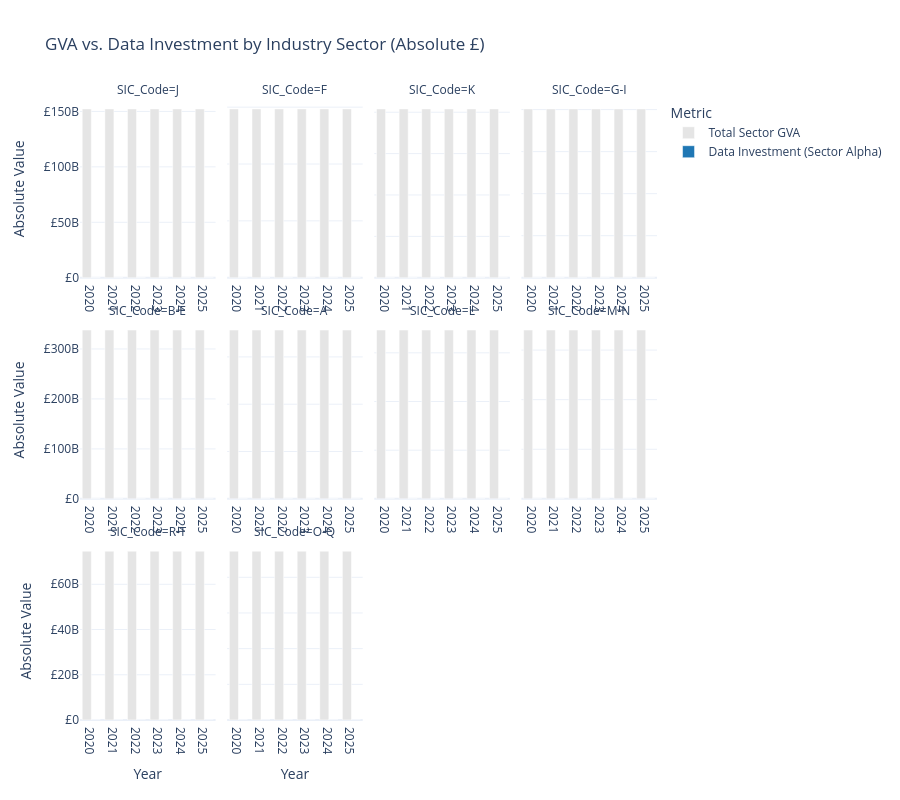

Notebook code cell kept with this figure:
### Code cell
# ==========================================
# CELL 6c: GVA vs. DATA INVESTMENT BY SECTOR
# ==========================================
if not pdf.empty:
    fig_sec_abs = px.bar(
        pdf, x="year_str", y=["GVA_basic_prices", "total_investment_sector"],
        facet_col="SIC_Code", facet_col_wrap=4, barmode="group",
        title="GVA vs. Data Investment by Industry Sector (Absolute £)",
        labels={'value': 'Absolute Value', 'variable': 'Metric', 'year_str': 'Year'},
        template="plotly_white", height=800,
        color_discrete_map={"GVA_basic_prices": "#E5E5E5", "total_investment_sector": "#1f77b4"}
    )

    newnames = {'GVA_basic_prices': 'Total Sector GVA', 'total_investment_sector': 'Data Investment (Sector Alpha)'}
    fig_sec_abs.for_each_trace(lambda t: t.update(name = newnames[t.name],
                                                  legendgroup = newnames[t.name],
                                                  hovertemplate = t.hovertemplate.replace(t.name, newnames[t.name])))

    fig_sec_abs.update_yaxes(matches=None, tickprefix="£") 
    
    # THE FIX: This forces the years to render under every single subplot
    fig_sec_abs.update_xaxes(showticklabels=True) 
    
    fig_sec_abs.show()

### Figure 1 — Plotly figure (JSON) as saved in the notebook; plotly's stock layout.template omitted (floating-point values rounded to 4 significant figures)
{"data": [{"alignmentgroup": "True", "hovertemplate": "Metric=Total Sector GVA<br>SIC_Code=J<br>Year=%{x}<br>Absolute Value=%{y}<extra></extra>", "legendgroup": "Total Sector GVA", "marker": {"color": "#E5E5E5", "pattern": {"shape": ""}}, "name": "Total Sector GVA", "offsetgroup": "GVA_basic_prices", "orientation": "v", "showlegend": true, "textposition": "auto", "type": "bar", "x": ["2020", "2021", "2022", "2023", "2024", "2025"], "xaxis": "x9", "y": [152300000000.0, 152300000000.0, 152300000000.0, 152300000000.0, 152300000000.0, 152300000000.0], "yaxis": "y9"}, {"alignmentgroup": "True", "hovertemplate": "Metric=Total Sector GVA<br>SIC_Code=F<br>Year=%{x}<br>Absolute Value=%{y}<extra></extra>", "legendgroup": "Total Sector GVA", "marker": {"color": "#E5E5E5", "pattern": {"shape": ""}}, "name": "Total Sector GVA", "offsetgroup": "GVA_basic_prices", "orientation": "v", "showlegend": false, "textposition": "auto", "type": "bar", "x": ["2020", "2021", "2022", "2023", "2024", "2025"], "xaxis": "x10", "y": [148500000000.0, 148500000000.0, 148500000000.0, 148500000000.0, 148500000000.0, 148500000000.0], "yaxis": "y10"}, {"alignmentgroup": "True", "hovertemplate": "Metric=Total Sector GVA<br>SIC_Code=K<br>Year=%{x}<br>Absolute Value=%{y}<extra></extra>", "legendgroup": "Total Sector GVA", "marker": {"color": "#E5E5E5", "pattern": {"shape": ""}}, "name": "Total Sector GVA", "offsetgroup": "GVA_basic_prices", "orientation": "v", "showlegend": false, "textposition": "auto", "type": "bar", "x": ["2020", "2021", "2022", "2023", "2024", "2025"], "xaxis": "x11", "y": [204000000000.0, 204000000000.0, 204000000000.0, 204000000000.0, 204000000000.0, 204000000000.0], "yaxis": "y11"}, {"alignmentgroup": "True", "hovertemplate": "Metric=Total Sector GVA<br>SIC_Code=G-I<br>Year=%{x}<br>Absolute Value=%{y}<extra></extra>", "legendgroup": "Total Sector GVA", "marker": {"color": "#E5E5E5", "pattern": {"shape": ""}}, "name": "Total Sector GVA", "offsetgroup": "GVA_basic_prices", "orientation": "v", "showlegend": false, "textposition": "auto", "type": "bar", "x": ["2020", "2021", "2022", "2023", "2024", "2025"], "xaxis": "x12", "y": [401700000000.0, 401700000000.0, 401700000000.0, 401700000000.0, 401700000000.0, 401700000000.0], "yaxis": "y12"}, {"alignmentgroup": "True", "hovertemplate": "Metric=Total Sector GVA<br>SIC_Code=B-E<br>Year=%{x}<br>Absolute Value=%{y}<extra></extra>", "legendgroup": "Total Sector GVA", "marker": {"color": "#E5E5E5", "pattern": {"shape": ""}}, "name": "Total Sector GVA", "offsetgroup": "GVA_basic_prices", "orientation": "v", "showlegend": false, "textposition": "auto", "type": "bar", "x": ["2020", "2021", "2022", "2023", "2024", "2025"], "xaxis": "x5", "y": [337900000000.0, 337900000000.0, 337900000000.0, 337900000000.0, 337900000000.0, 337900000000.0], "yaxis": "y5"}, {"alignmentgroup": "True", "hovertemplate": "Metric=Total Sector GVA<br>SIC_Code=A<br>Year=%{x}<br>Absolute Value=%{y}<extra></extra>", "legendgroup": "Total Sector GVA", "marker": {"color": "#E5E5E5", "pattern": {"shape": ""}}, "name": "Total Sector GVA", "offsetgroup": "GVA_basic_prices", "orientation": "v", "showlegend": false, "textposition": "auto", "type": "bar", "x": ["2020", "2021", "2022", "2023", "2024", "2025"], "xaxis": "x6", "y": [17840000000.0, 17840000000.0, 17840000000.0, 17840000000.0, 17840000000.0, 17840000000.0], "yaxis": "y6"}, {"alignmentgroup": "True", "hovertemplate": "Metric=Total Sector GVA<br>SIC_Code=L<br>Year=%{x}<br>Absolute Value=%{y}<extra></extra>", "legendgroup": "Total Sector GVA", "marker": {"color": "#E5E5E5", "pattern": {"shape": ""}}, "name": "Total Sector GVA", "offsetgroup": "GVA_basic_prices", "orientation": "v", "showlegend": false, "textposition": "auto", "type": "bar", "x": ["2020", "2021", "2022", "2023", "2024", "2025"], "xaxis": "x7", "y": [346800000000.0, 346800000000.0, 346800000000.0, 346800000000.0, 346800000000.0, 346800000000.0], "yaxis": "y7"}, {"alignmentgroup": "True", "hovertemplate": "Metric=Total Sector GVA<br>SIC_Code=M-N<br>Year=%{x}<br>Absolute Value=%{y}<extra></extra>", "legendgroup": "Total Sector GVA", "marker": {"color": "#E5E5E5", "pattern": {"shape": ""}}, "name": "Total Sector GVA", "offsetgroup": "GVA_basic_prices", "orientation": "v", "showlegend": false, "textposition": "auto", "type": "bar", "x": ["2020", "2021", "2022", "2023", "2024", "2025"], "xaxis": "x8", "y": [340400000000.0, 340400000000.0, 340400000000.0, 340400000000.0, 340400000000.0, 340400000000.0], "yaxis": "y8"}, {"alignmentgroup": "True", "hovertemplate": "Metric=Total Sector GVA<br>SIC_Code=R-T<br>Year=%{x}<br>Absolute Value=%{y}<extra></extra>", "legendgroup": "Total Sector GVA", "marker": {"color": "#E5E5E5", "pattern": {"shape": ""}}, "name": "Total Sector GVA", "offsetgroup": "GVA_basic_prices", "orientation": "v", "showlegend": false, "textposition": "auto", "type": "bar", "x": ["2020", "2021", "2022", "2023", "2024", "2025"], "xaxis": "x", "y": [74640000000.0, 74640000000.0, 74640000000.0, 74640000000.0, 74640000000.0, 74640000000.0], "yaxis": "y"}, {"alignmentgroup": "True", "hovertemplate": "Metric=Total Sector GVA<br>SIC_Code=O-Q<br>Year=%{x}<br>Absolute Value=%{y}<extra></extra>", "legendgroup": "Total Sector GVA", "marker": {"color": "#E5E5E5", "pattern": {"shape": ""}}, "name": "Total Sector GVA", "offsetgroup": "GVA_basic_prices", "orientation": "v", "showlegend": false, "textposition": "auto", "type": "bar", "x": ["2020", "2021", "2022", "2023", "2024", "2025"], "xaxis": "x2", "y": [473200000000.0, 473200000000.0, 473200000000.0, 473200000000.0, 473200000000.0, 473200000000.0], "yaxis": "y2"}, {"alignmentgroup": "True", "hovertemplate": "Metric=Data Investment (Sector Alpha)<br>SIC_Code=J<br>Year=%{x}<br>Absolute Value=%{y}<extra></extra>", "legendgroup": "Data Investment (Sector Alpha)", "marker": {"color": "#1f77b4", "pattern": {"shape": ""}}, "name": "Data Investment (Sector Alpha)", "offsetgroup": "total_investment_sector", "orientation": "v", "showlegend": true, "textposition": "auto", "type": "bar", "x": ["2020", "2021", "2022", "2023", "2024", "2025"], "xaxis": "x9", "y": [0.0, 0.0, 0.0, 0.0, 0.0, 0.0], "yaxis": "y9"}, {"alignmentgroup": "True", "hovertemplate": "Metric=Data Investment (Sector Alpha)<br>SIC_Code=F<br>Year=%{x}<br>Absolute Value=%{y}<extra></extra>", "legendgroup": "Data Investment (Sector Alpha)", "marker": {"color": "#1f77b4", "pattern": {"shape": ""}}, "name": "Data Investment (Sector Alpha)", "offsetgroup": "total_investment_sector", "orientation": "v", "showlegend": false, "textposition": "auto", "type": "bar", "x": ["2020", "2021", "2022", "2023", "2024", "2025"], "xaxis": "x10", "y": [0.0, 0.0, 0.0, 0.0, 0.0, 0.0], "yaxis": "y10"}, {"alignmentgroup": "True", "hovertemplate": "Metric=Data Investment (Sector Alpha)<br>SIC_Code=K<br>Year=%{x}<br>Absolute Value=%{y}<extra></extra>", "legendgroup": "Data Investment (Sector Alpha)", "marker": {"color": "#1f77b4", "pattern": {"shape": ""}}, "name": "Data Investment (Sector Alpha)", "offsetgroup": "total_investment_sector", "orientation": "v", "showlegend": false, "textposition": "auto", "type": "bar", "x": ["2020", "2021", "2022", "2023", "2024", "2025"], "xaxis": "x11", "y": [0.0, 0.0, 0.0, 0.0, 0.0, 0.0], "yaxis": "y11"}, {"alignmentgroup": "True", "hovertemplate": "Metric=Data Investment (Sector Alpha)<br>SIC_Code=G-I<br>Year=%{x}<br>Absolute Value=%{y}<extra></extra>", "legendgroup": "Data Investment (Sector Alpha)", "marker": {"color": "#1f77b4", "pattern": {"shape": ""}}, "name": "Data Investment (Sector Alpha)", "offsetgroup": "total_investment_sector", "orientation": "v", "showlegend": false, "textposition": "auto", "type": "bar", "x": ["2020", "2021", "2022", "2023", "2024", "2025"], "xaxis": "x12", "y": [0.0, 0.0, 0.0, 0.0, 0.0, 0.0], "yaxis": "y12"}, {"alignmentgroup": "True", "hovertemplate": "Metric=Data Investment (Sector Alpha)<br>SIC_Code=B-E<br>Year=%{x}<br>Absolute Value=%{y}<extra></extra>", "legendgroup": "Data Investment (Sector Alpha)", "marker": {"color": "#1f77b4", "pattern": {"shape": ""}}, "name": "Data Investment (Sector Alpha)", "offsetgroup": "total_investment_sector", "orientation": "v", "showlegend": false, "textposition": "auto", "type": "bar", "x": ["2020", "2021", "2022", "2023", "2024", "2025"], "xaxis": "x5", "y": [0.0, 0.0, 0.0, 0.0, 0.0, 0.0], "yaxis": "y5"}, {"alignmentgroup": "True", "hovertemplate": "Metric=Data Investment (Sector Alpha)<br>SIC_Code=A<br>Year=%{x}<br>Absolute Value=%{y}<extra></extra>", "legendgroup": "Data Investment (Sector Alpha)", "marker": {"color": "#1f77b4", "pattern": {"shape": ""}}, "name": "Data Investment (Sector Alpha)", "offsetgroup": "total_investment_sector", "orientation": "v", "showlegend": false, "textposition": "auto", "type": "bar", "x": ["2020", "2021", "2022", "2023", "2024", "2025"], "xaxis": "x6", "y": [0.0, 0.0, 0.0, 0.0, 0.0, 0.0], "yaxis": "y6"}, {"alignmentgroup": "True", "hovertemplate": "Metric=Data Investment (Sector Alpha)<br>SIC_Code=L<br>Year=%{x}<br>Absolute Value=%{y}<extra></extra>", "legendgroup": "Data Investment (Sector Alpha)", "marker": {"color": "#1f77b4", "pattern": {"shape": ""}}, "name": "Data Investment (Sector Alpha)", "offsetgroup": "total_investment_sector", "orientation": "v", "showlegend": false, "textposition": "auto", "type": "bar", "x": ["2020", "2021", "2022", "2023", "2024", "2025"], "xaxis": "x7", "y": [0.0, 0.0, 0.0, 0.0, 0.0, 0.0], "yaxis": "y7"}, {"alignmentgroup": "True", "hovertemplate": "Metric=Data Investment (Sector Alpha)<br>SIC_Code=M-N<br>Year=%{x}<br>Absolute Value=%{y}<extra></extra>", "legendgroup": "Data Investment (Sector Alpha)", "marker": {"color": "#1f77b4", "pattern": {"shape": ""}}, "name": "Data Investment (Sector Alpha)", "offsetgroup": "total_investment_sector", "orientation": "v", "showlegend": false, "textposition": "auto", "type": "bar", "x": ["2020", "2021", "2022", "2023", "2024", "2025"], "xaxis": "x8", "y": [0.0, 0.0, 0.0, 0.0, 0.0, 0.0], "yaxis": "y8"}, {"alignmentgroup": "True", "hovertemplate": "Metric=Data Investment (Sector Alpha)<br>SIC_Code=R-T<br>Year=%{x}<br>Absolute Value=%{y}<extra></extra>", "legendgroup": "Data Investment (Sector Alpha)", "marker": {"color": "#1f77b4", "pattern": {"shape": ""}}, "name": "Data Investment (Sector Alpha)", "offsetgroup": "total_investment_sector", "orientation": "v", "showlegend": false, "textposition": "auto", "type": "bar", "x": ["2020", "2021", "2022", "2023", "2024", "2025"], "xaxis": "x", "y": [0.0, 0.0, 0.0, 0.0, 0.0, 0.0], "yaxis": "y"}, {"alignmentgroup": "True", "hovertemplate": "Metric=Data Investment (Sector Alpha)<br>SIC_Code=O-Q<br>Year=%{x}<br>Absolute Value=%{y}<extra></extra>", "legendgroup": "Data Investment (Sector Alpha)", "marker": {"color": "#1f77b4", "pattern": {"shape": ""}}, "name": "Data Investment (Sector Alpha)", "offsetgroup": "total_investment_sector", "orientation": "v", "showlegend": false, "textposition": "auto", "type": "bar", "x": ["2020", "2021", "2022", "2023", "2024", "2025"], "xaxis": "x2", "y": [0.0, 0.0, 0.0, 0.0, 0.0, 0.0], "yaxis": "y2"}], "layout": {"annotations": [{"font": {}, "showarrow": false, "text": "SIC_Code=R-T", "x": 0.1175, "xanchor": "center", "xref": "paper", "y": 0.2867, "yanchor": "bottom", "yref": "paper"}, {"font": {}, "showarrow": false, "text": "SIC_Code=O-Q", "x": 0.3725, "xanchor": "center", "xref": "paper", "y": 0.2867, "yanchor": "bottom", "yref": "paper"}, {"font": {}, "showarrow": false, "text": "SIC_Code=B-E", "x": 0.1175, "xanchor": "center", "xref": "paper", "y": 0.6433, "yanchor": "bottom", "yref": "paper"}, {"font": {}, "showarrow": false, "text": "SIC_Code=A", "x": 0.3725, "xanchor": "center", "xref": "paper", "y": 0.6433, "yanchor": "bottom", "yref": "paper"}, {"font": {}, "showarrow": false, "text": "SIC_Code=L", "x": 0.6275, "xanchor": "center", "xref": "paper", "y": 0.6433, "yanchor": "bottom", "yref": "paper"}, {"font": {}, "showarrow": false, "text": "SIC_Code=M-N", "x": 0.8825, "xanchor": "center", "xref": "paper", "y": 0.6433, "yanchor": "bottom", "yref": "paper"}, {"font": {}, "showarrow": false, "text": "SIC_Code=J", "x": 0.1175, "xanchor": "center", "xref": "paper", "y": 1.0, "yanchor": "bottom", "yref": "paper"}, {"font": {}, "showarrow": false, "text": "SIC_Code=F", "x": 0.3725, "xanchor": "center", "xref": "paper", "y": 1.0, "yanchor": "bottom", "yref": "paper"}, {"font": {}, "showarrow": false, "text": "SIC_Code=K", "x": 0.6275, "xanchor": "center", "xref": "paper", "y": 1.0, "yanchor": "bottom", "yref": "paper"}, {"font": {}, "showarrow": false, "text": "SIC_Code=G-I", "x": 0.8825, "xanchor": "center", "xref": "paper", "y": 1.0, "yanchor": "bottom", "yref": "paper"}], "barmode": "group", "height": 800, "legend": {"title": {"text": "Metric"}, "tracegroupgap": 0}, "title": {"text": "GVA vs. Data Investment by Industry Sector (Absolute £)"}, "xaxis": {"anchor": "y", "domain": [0, 0.235], "showticklabels": true, "title": {"text": "Year"}}, "xaxis10": {"anchor": "y10", "domain": [0.255, 0.49], "matches": "x", "showticklabels": true}, "xaxis11": {"anchor": "y11", "domain": [0.51, 0.745], "matches": "x", "showticklabels": true}, "xaxis12": {"anchor": "y12", "domain": [0.765, 1.0], "matches": "x", "showticklabels": true}, "xaxis2": {"anchor": "y2", "domain": [0.255, 0.49], "matches": "x", "showticklabels": true, "title": {"text": "Year"}}, "xaxis3": {"anchor": "y3", "domain": [0.51, 0.745], "matches": "x", "showticklabels": true, "title": {"text": "Year"}}, "xaxis4": {"anchor": "y4", "domain": [0.765, 1.0], "matches": "x", "showticklabels": true, "title": {"text": "Year"}}, "xaxis5": {"anchor": "y5", "domain": [0, 0.235], "matches": "x", "showticklabels": true}, "xaxis6": {"anchor": "y6", "domain": [0.255, 0.49], "matches": "x", "showticklabels": true}, "xaxis7": {"anchor": "y7", "domain": [0.51, 0.745], "matches": "x", "showticklabels": true}, "xaxis8": {"anchor": "y8", "domain": [0.765, 1.0], "matches": "x", "showticklabels": true}, "xaxis9": {"anchor": "y9", "domain": [0, 0.235], "matches": "x", "showticklabels": true}, "yaxis": {"anchor": "x", "domain": [0, 0.2867], "tickprefix": "£", "title": {"text": "Absolute Value"}}, "yaxis10": {"anchor": "x10", "domain": [0.7133, 1.0], "showticklabels": false, "tickprefix": "£"}, "yaxis11": {"anchor": "x11", "domain": [0.7133, 1.0], "showticklabels": false, "tickprefix": "£"}, "yaxis12": {"anchor": "x12", "domain": [0.7133, 1.0], "showticklabels": false, "tickprefix": "£"}, "yaxis2": {"anchor": "x2", "domain": [0, 0.2867], "showticklabels": false, "tickprefix": "£"}, "yaxis3": {"anchor": "x3", "domain": [0, 0.2867], "showticklabels": false, "tickprefix": "£"}, "yaxis4": {"anchor": "x4", "domain": [0, 0.2867], "showticklabels": false, "tickprefix": "£"}, "yaxis5": {"anchor": "x5", "domain": [0.3567, 0.6433], "tickprefix": "£", "title": {"text": "Absolute Value"}}, "yaxis6": {"anchor": "x6", "domain": [0.3567, 0.6433], "showticklabels": false, "tickprefix": "£"}, "yaxis7": {"anchor": "x7", "domain": [0.3567, 0.6433], "showticklabels": false, "tickprefix": "£"}, "yaxis8": {"anchor": "x8", "domain": [0.3567, 0.6433], "showticklabels": false, "tickprefix": "£"}, "yaxis9": {"anchor": "x9", "domain": [0.7133, 1.0], "tickprefix": "£", "title": {"text": "Absolute Value"}}}}
